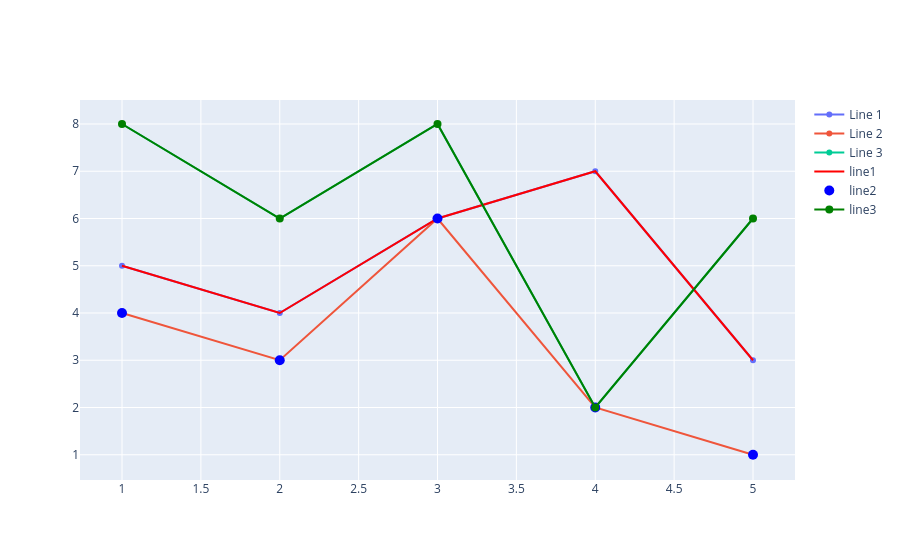

The code cell stored with this chart in its notebook:
### Code cell
fig.add_trace(go.Scatter(x=x1, y=y1, name="line1", mode="lines", line=dict(color='red')))
fig.add_trace(go.Scatter(x=x2, y=y2, name="line2", mode="markers", marker=dict(color='blue', size=10)))
fig.add_trace(go.Scatter(x=x3, y=y3, name="line3", mode="lines+markers", line=dict(color='green'), marker=dict(color='green', size=8)))

### Figure 1 — Plotly figure (JSON) as saved in the notebook; plotly's stock layout.template omitted (floating-point values rounded to 4 significant figures)
{"data": [{"name": "Line 1", "type": "scatter", "x": [1, 2, 3, 4, 5], "y": [5, 4, 6, 7, 3]}, {"name": "Line 2", "type": "scatter", "x": [1, 2, 3, 4, 5], "y": [4, 3, 6, 2, 1]}, {"name": "Line 3", "type": "scatter", "x": [1, 2, 3, 4, 5], "y": [8, 6, 8, 2, 6]}, {"line": {"color": "red"}, "mode": "lines", "name": "line1", "type": "scatter", "x": [1, 2, 3, 4, 5], "y": [5, 4, 6, 7, 3]}, {"marker": {"color": "blue", "size": 10}, "mode": "markers", "name": "line2", "type": "scatter", "x": [1, 2, 3, 4, 5], "y": [4, 3, 6, 2, 1]}, {"line": {"color": "green"}, "marker": {"color": "green", "size": 8}, "mode": "lines+markers", "name": "line3", "type": "scatter", "x": [1, 2, 3, 4, 5], "y": [8, 6, 8, 2, 6]}], "layout": {}}
